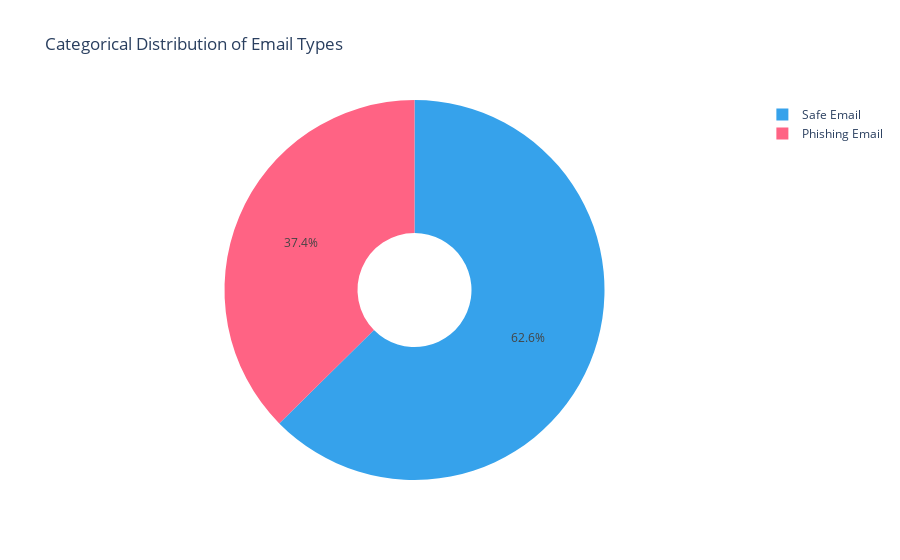

Here is the notebook cell this chart was saved with:
### Code cell
# Defines custom colors for the pie chart
custom_colors = ['#36A2EB', '#FF6384']  

# Creates the pie chart with custom colors
fig = px.pie(df, 
             names='label', 
             color='label',
             color_discrete_sequence=custom_colors,  
             title="Categorical Distribution of Email Types", 
             hole=0.3,
             labels={'label': 'Email Type'}
)

# Shows the plot
fig.show()

### Figure 1 — Plotly figure (JSON) as saved in the notebook; plotly's stock layout.template omitted (floating-point values rounded to 4 significant figures; data arrays with more than 128 entries replaced by an {"elided": "..."} marker saying what was removed)
{"data": [{"customdata": {"elided": "17538x1 str values"}, "domain": {"x": [0, 1], "y": [0, 1]}, "hole": 0.3, "hovertemplate": "Email Type=%{customdata[0]}<extra></extra>", "labels": {"elided": "17538 str values"}, "legendgroup": "", "marker": {"colors": {"elided": "17538 str values"}}, "name": "", "showlegend": true, "type": "pie"}], "layout": {"legend": {"tracegroupgap": 0}, "piecolorway": ["#36A2EB", "#FF6384"], "title": {"text": "Categorical Distribution of Email Types"}}}
